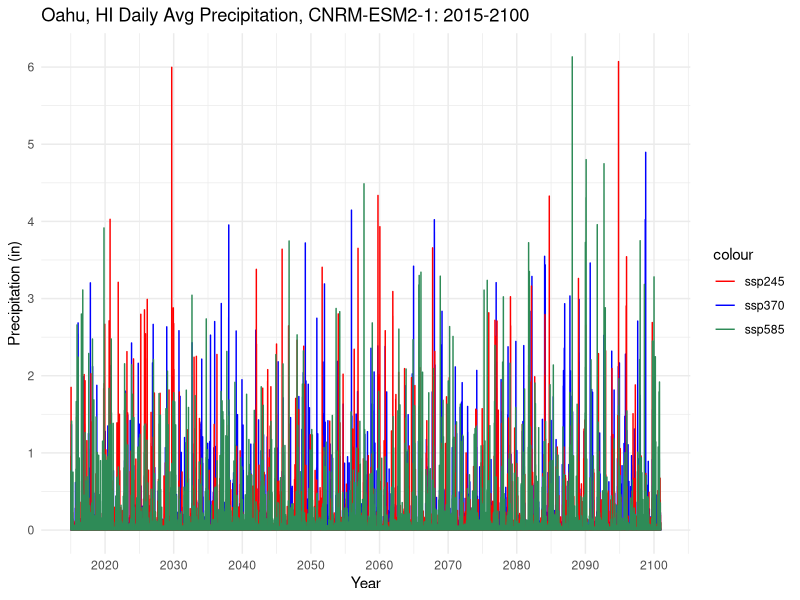
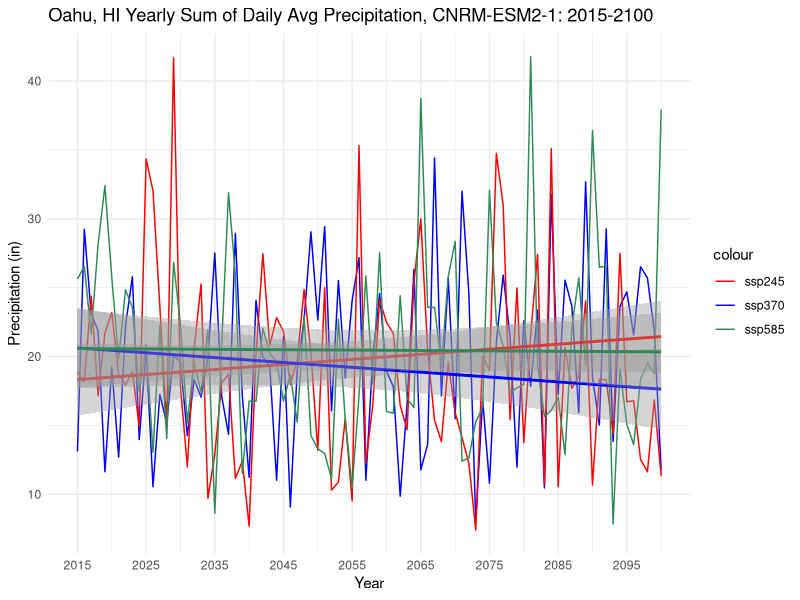
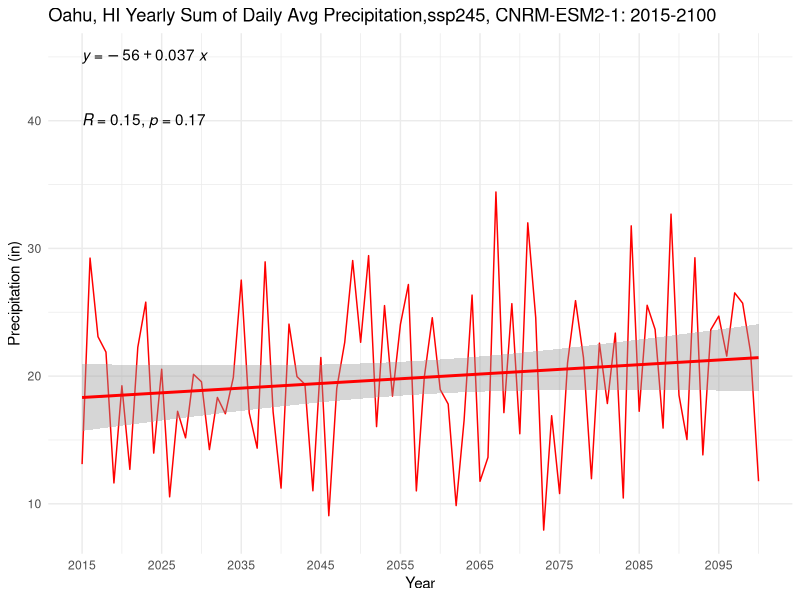
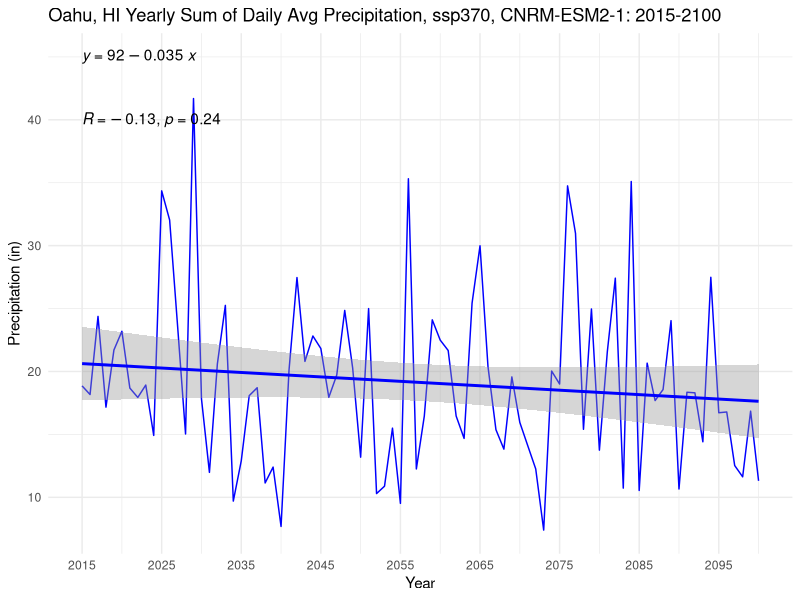
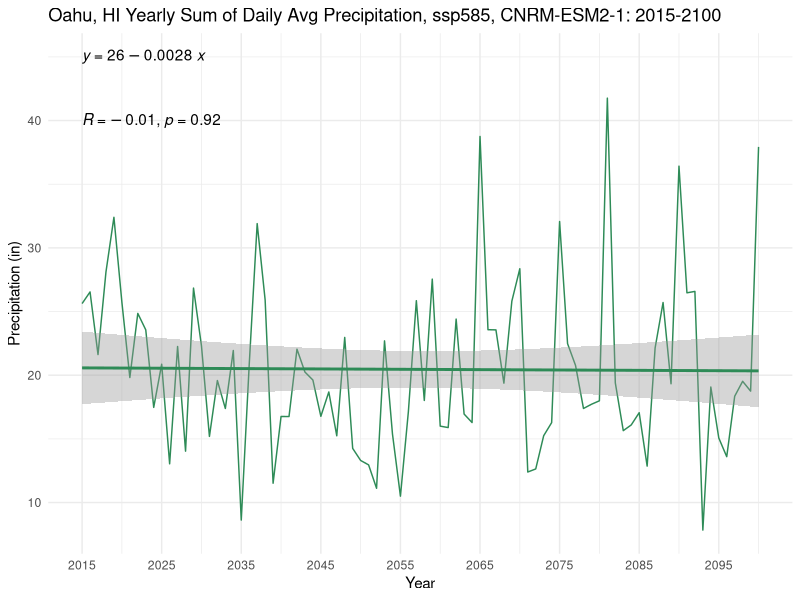
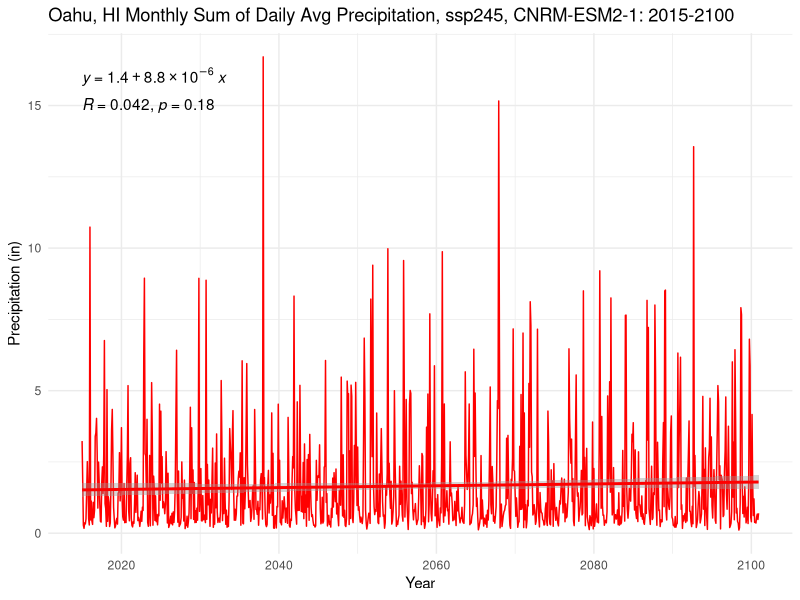
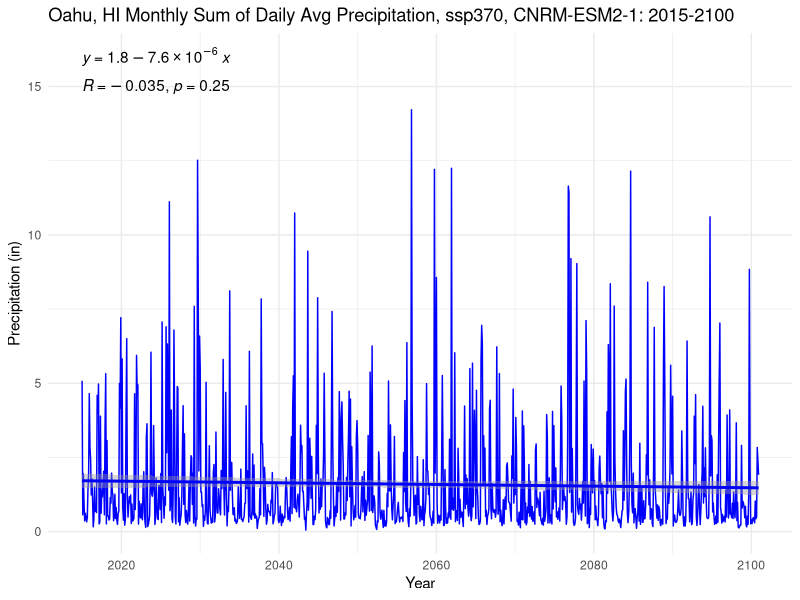
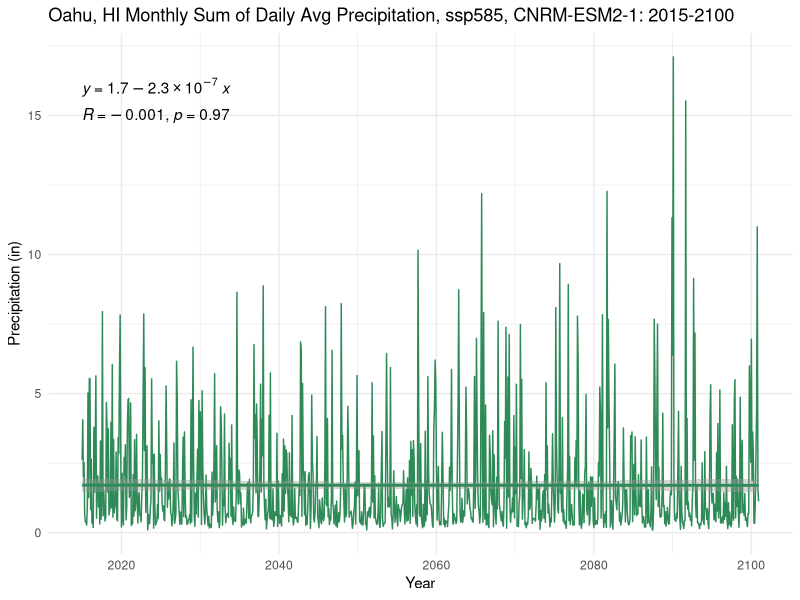

Recreate these plots in R, in order.
## ---- chunk 1
knitr::opts_chunk$set(echo = TRUE)
library(tidyverse)
library(here)
library(lubridate)
library(ggpubr)
library(zoo)
## ---- chunk 2
ssp245 = read.csv(here("climate_change_data","oahu_ssp245_2015_2100.csv")) %>% 
  rename(date = dayofyear, pcp = pr) 
ssp370 = read.csv(here("climate_change_data","oahu_ssp370_2015_2100.csv")) %>% 
  rename(date = dayofyear, pcp = pr)
ssp585 = read.csv(here("climate_change_data","oahu_ssp585_2015_2100.csv")) %>% 
  rename(date = dayofyear, pcp = pr)

## convert date column to year, month, day components using luberdate package
ssp245$date <- ymd(ssp245$date)
ssp370$date <- ymd(ssp370$date)
ssp585$date <- ymd(ssp585$date)
## ---- chunk 3
daily_avg_proj <- 
  ggplot() +
  geom_line(data = ssp245, aes(x=date, y=pcp, color="red"), size = 0.5) +
  geom_line(data = ssp370, aes(x=date, y=pcp, color = "blue"), size = 0.5) +
  geom_line(data = ssp585, aes(x=date, y=pcp, color = "seagreen"), size = 0.5) + 
  theme_minimal() + 
  scale_y_continuous(breaks=seq(0,7,1)) +
  scale_x_date(date_breaks = "10 years", date_labels = "%Y") +
  ggtitle("Oahu, HI Daily Avg Precipitation, CNRM-ESM2-1: 2015-2100") +
   labs(x = "Year",
       y = "Precipitation (in)") +
  scale_color_manual(values = c("red", "blue", "seagreen"), labels = c("ssp245", "ssp370", "ssp585"))

daily_avg_proj

## extra bit for regression 
# +
#   geom_smooth(method='lm', formula = y~x) +
#   stat_regline_equation(label.x = 2015,
#                         label.y = 6) +
#   stat_cor(label.x = 10,
#            label.y = 4)
## ---- chunk 4
# add seperate columns for year, month and day
ssp245 <- ssp245 %>% 
  mutate(year = year(date)) %>% 
  mutate(month = month(date)) %>% 
  mutate(day = day(date))

ssp370 <- ssp370 %>% 
  mutate(year = year(date)) %>% 
  mutate(month = month(date)) %>% 
  mutate(day = day(date))

ssp585 <- ssp585  %>% 
  mutate(year = year(date)) %>% 
  mutate(month = month(date)) %>% 
  mutate(day = day(date))


# group by yearly sum of pcp 
ssp245_yearly <- ssp245 %>% 
  group_by(year) %>% 
  mutate(sum = sum(pcp)) %>% 
  select(year, sum) %>% 
  distinct()

ssp245_yearly$year <- as.numeric(ssp245_yearly$year) 

# group by yearly sum of pcp 
ssp370_yearly <- ssp370 %>% 
  group_by(year) %>% 
  mutate(sum = sum(pcp)) %>% 
  select(year, sum) %>% 
  distinct()

ssp370_yearly$year <- as.numeric(ssp370_yearly$year) 

# group by yearly sum of pcp 
ssp585_yearly <- ssp585 %>% 
  group_by(year) %>% 
  mutate(sum = sum(pcp)) %>% 
  select(year, sum) %>% 
  distinct()

ssp585_yearly$year <- as.numeric(ssp585_yearly$year) 

# group by month (and associated year) sum of pcp
ssp245_monthly <- ssp245 %>% 
  group_by(month,year) %>% 
  mutate(sum = sum(pcp)) %>% 
  select(month, year, sum) %>% 
  distinct()

ssp245_monthly$date <- format(as.Date(paste(ssp245_monthly$year, ssp245_monthly$month, 01), "%Y %m %d"), "%m-%Y")

ssp245_monthly$date <- my(ssp245_monthly$date)

# group by yearly sum of daily avg pcp 
ssp370_monthly <- ssp370 %>% 
  group_by(month,year) %>% 
  mutate(sum = sum(pcp)) %>% 
  select(month, year, sum) %>% 
  distinct() 
  
ssp370_monthly$date <- format(as.Date(paste(ssp370_monthly$year, ssp370_monthly$month, 01), "%Y %m %d"), "%m-%Y")

ssp370_monthly$date <- my(ssp370_monthly$date)

# group by yearly sum of daily avg pcp 
ssp585_monthly <- ssp585 %>% 
  group_by(month,year) %>% 
  mutate(sum = sum(pcp)) %>% 
  select(month, year, sum) %>% 
  distinct() 
  
ssp585_monthly$date <- format(as.Date(paste(ssp585_monthly$year, ssp585_monthly$month, 01), "%Y %m %d"), "%m-%Y")

ssp585_monthly$date <- my(ssp585_monthly$date)

## ---- chunk 5
## all three ssps 
yearly_avg_proj <- 
  ggplot() +
  geom_line(data = ssp245_yearly, aes(x=year, y=sum, color="red"), size = 0.5) +
  geom_line(data = ssp370_yearly, aes(x=year, y=sum, color = "blue"), size = 0.5) +
  geom_line(data = ssp585_yearly, aes(x=year, y=sum, color = "seagreen"), size = 0.5) +
  theme_minimal() + 
  scale_y_continuous(breaks=seq(0,50,10)) +
  scale_x_continuous(breaks=seq(2015,2100,10)) + 
  # scale_x_date(date_breaks = "5 years", date_labels = "%Y") +
  ggtitle("Oahu, HI Yearly Sum of Daily Avg Precipitation, CNRM-ESM2-1: 2015-2100") + 
  scale_color_manual(values = c("red", "blue", "seagreen"), labels = c("ssp245", "ssp370", "ssp585")) +
  labs(x = "Year",
       y = "Precipitation (in)") +
  geom_smooth(data = ssp245_yearly, aes(x=year, y=sum), method='lm', formula = y~x, color = "red") + 
  geom_smooth(data = ssp370_yearly, aes(x=year, y=sum), method='lm', formula = y~x, color = "blue") + 
  geom_smooth(data = ssp585_yearly, aes(x=year, y=sum), method='lm', formula = y~x, color = "seagreen") + 
  stat_regline_equation(label.y = 45) +
  stat_cor(label.y = 40)

yearly_avg_proj

## ssp245
ssp245_yearly_plot <- 
  ggplot(data = ssp245_yearly, aes(x=year, y=sum)) +
  geom_line(size = 0.5,color="red") +
  theme_minimal() + 
  scale_y_continuous(breaks=seq(0,50,10)) +
  scale_x_continuous(breaks=seq(2015,2100,10)) + 
  ggtitle("Oahu, HI Yearly Sum of Daily Avg Precipitation,ssp245, CNRM-ESM2-1: 2015-2100") + 
  geom_smooth(method='lm', formula = y~x, color = "red") +
  stat_regline_equation(label.y = 45) +
  stat_cor(label.y = 40) +
   labs(x = "Year",
       y = "Precipitation (in)")

ssp245_yearly_plot
  
## ssp370
ssp370_yearly_plot <- 
  ggplot(data = ssp370_yearly, aes(x=year, y=sum)) +
  geom_line(size = 0.5,color="blue") +
  theme_minimal() + 
  scale_y_continuous(breaks=seq(0,50,10)) +
  scale_x_continuous(breaks=seq(2015,2100,10)) + 
  ggtitle("Oahu, HI Yearly Sum of Daily Avg Precipitation, ssp370, CNRM-ESM2-1: 2015-2100") + 
  geom_smooth(method='lm', formula = y~x, color = "blue") +
  stat_regline_equation(label.y = 45) +
  stat_cor(label.y = 40) +
   labs(x = "Year",
       y = "Precipitation (in)")

ssp370_yearly_plot

## ssp585
ssp585_yearly_plot <- 
  ggplot(data = ssp585_yearly, aes(x=year, y=sum)) +
  geom_line(size = 0.5,color="seagreen") +
  theme_minimal() + 
  scale_y_continuous(breaks=seq(0,50,10)) +
  scale_x_continuous(breaks=seq(2015,2100,10)) + 
  ggtitle("Oahu, HI Yearly Sum of Daily Avg Precipitation, ssp585, CNRM-ESM2-1: 2015-2100") + 
  geom_smooth(method='lm', formula = y~x, color = "seagreen") +
  stat_regline_equation(label.y = 45) +
  stat_cor(label.y = 40) +
   labs(x = "Year",
       y = "Precipitation (in)")

ssp585_yearly_plot
## ---- chunk 6
## ssp245 monthly 
ssp245_monthly_plot <- 
  ggplot(data = ssp245_monthly, aes(x=date, y=sum)) +
  geom_line(size = 0.5,color="red") +
  theme_minimal() + 
  scale_y_continuous(breaks=seq(0,20,5)) +
  #scale_x_continuous(breaks=seq(2015,2100,10)) + 
  ggtitle("Oahu, HI Monthly Sum of Daily Avg Precipitation, ssp245, CNRM-ESM2-1: 2015-2100") + 
  geom_smooth(method='lm', formula = y~x, color = "red") +
  stat_regline_equation(label.y = 16) +
  stat_cor(label.y = 15) +
   labs(x = "Year",
       y = "Precipitation (in)")

ssp245_monthly_plot

## ssp370 monthly
ssp370_monthly_plot <- 
  ggplot(data = ssp370_monthly, aes(x=date, y=sum)) +
  geom_line(size = 0.5,color="blue") +
  theme_minimal() + 
  scale_y_continuous(breaks=seq(0,20,5)) +
  #scale_x_continuous(breaks=seq(2015,2100,10)) + 
  ggtitle("Oahu, HI Monthly Sum of Daily Avg Precipitation, ssp370, CNRM-ESM2-1: 2015-2100") + 
  geom_smooth(method='lm', formula = y~x, color = "blue") +
  stat_regline_equation(label.y = 16) +
  stat_cor(label.y = 15) +
   labs(x = "Year",
       y = "Precipitation (in)")

ssp370_monthly_plot

## ssp585 monthly
ssp585_monthly_plot <- 
  ggplot(data = ssp585_monthly, aes(x=date, y=sum)) +
  geom_line(size = 0.5,color="seagreen") +
  theme_minimal() + 
  scale_y_continuous(breaks=seq(0,20,5)) +
  #scale_x_continuous(breaks=seq(2015,2100,10)) + 
  ggtitle("Oahu, HI Monthly Sum of Daily Avg Precipitation, ssp585, CNRM-ESM2-1: 2015-2100") + 
  geom_smooth(method='lm', formula = y~x, color = "seagreen") +
  stat_regline_equation(label.y = 16) +
  stat_cor(label.y = 15) + 
   labs(x = "Year",
       y = "Precipitation (in)")

ssp585_monthly_plot
## ---- chunk 7
monthly_avg_proj <- 
  ggplot() +
  geom_line(data = ssp245_monthly, aes(x=date, y=sum, color= "red"), size = 0.5) +
  geom_line(data = ssp370_monthly, aes(x=date, y=sum, color = "blue"), size = 0.5) +
  geom_line(data = ssp585_monthly, aes(x=date, y=sum, color = "seagreen"), size = 0.5) +
  theme_minimal() + 
  scale_y_continuous(breaks=seq(0,20,5)) +
  #scale_x_continuous(breaks=seq(2015,2100,10)) + 
  # scale_x_date(date_breaks = "5 years", date_labels = "%Y") +
  ggtitle("Oahu, HI Monthly Sum of Daily Avg Precipitation, CNRM-ESM2-1: 2015-2100") + 
  scale_color_manual(values = c("red", "blue", "seagreen"), labels = c("ssp245", "ssp370", "ssp585")) +
  labs(x = "Year",
       y = "Precipitation (in)") 

monthly_avg_proj
## ---- chunk 8
# ggsave("img/daily_avg_proj.png", daily_avg_proj, height = 5, width = 7, dpi = 320)
# ggsave("img/yearly_avg_proj.png", yearly_avg_proj, height = 5, width = 7, dpi = 320)
# ggsave("img/monthly_avg_proj.png", monthly_avg_proj, height = 5, width = 7, dpi = 320)
# ggsave("img/ssp245_yearly_plot.png", ssp245_yearly_plot, height = 5, width = 7, dpi = 320)
# ggsave("img/ssp370_yearly_plot.png", ssp370_yearly_plot, height = 5, width = 7, dpi = 320)
# ggsave("img/ssp585_yearly_plot.png", ssp585_yearly_plot, height = 5, width = 7, dpi = 320)
# ggsave("img/ssp245_monthly_plot.png", ssp245_monthly_plot, height = 5, width = 7, dpi = 320)
# ggsave("img/ssp370_monthly_plot.png", ssp370_monthly_plot, height = 5, width = 7, dpi = 320)
# ggsave("img/ssp585_monthly_plot.png", ssp585_monthly_plot, height = 5, width = 7, dpi = 320)
